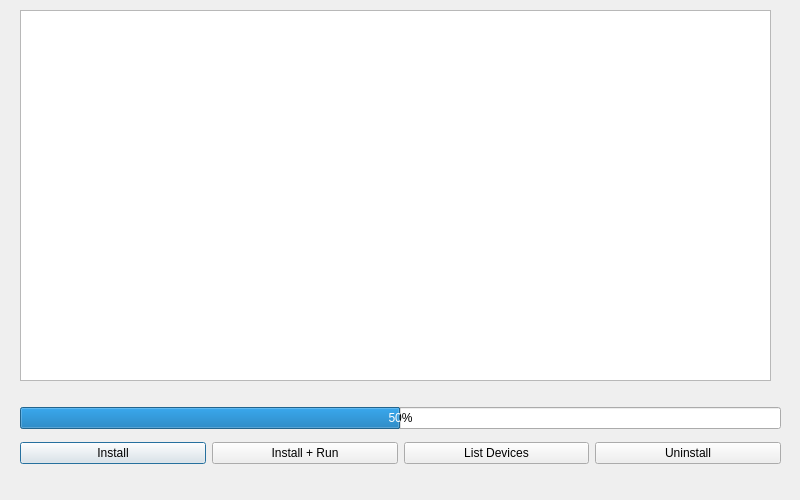
<?xml version="1.0" encoding="UTF-8"?>
<ui version="4.0">
 <class>Dialog</class>
 <widget class="QDialog" name="Dialog">
  <property name="geometry">
   <rect>
    <x>0</x>
    <y>0</y>
    <width>800</width>
    <height>500</height>
   </rect>
  </property>
  <property name="windowTitle">
   <string>Dialog</string>
  </property>
  <widget class="QPlainTextEdit" name="plainTextEdit">
   <property name="geometry">
    <rect>
     <x>20</x>
     <y>10</y>
     <width>751</width>
     <height>371</height>
    </rect>
   </property>
  </widget>
  <widget class="QWidget" name="">
   <property name="geometry">
    <rect>
     <x>20</x>
     <y>400</y>
     <width>761</width>
     <height>71</height>
    </rect>
   </property>
   <layout class="QGridLayout" name="gridLayout">
    <item row="1" column="0">
     <widget class="QPushButton" name="pushButton">
      <property name="text">
       <string>Install</string>
      </property>
     </widget>
    </item>
    <item row="1" column="1">
     <widget class="QPushButton" name="pushButton_2">
      <property name="text">
       <string>Install + Run</string>
      </property>
     </widget>
    </item>
    <item row="1" column="2">
     <widget class="QPushButton" name="pushButton_3">
      <property name="text">
       <string>List Devices</string>
      </property>
     </widget>
    </item>
    <item row="1" column="3">
     <widget class="QPushButton" name="pushButton_4">
      <property name="text">
       <string>Uninstall</string>
      </property>
     </widget>
    </item>
    <item row="0" column="0" colspan="4">
     <widget class="QProgressBar" name="progressBar">
      <property name="value">
       <number>50</number>
      </property>
      <property name="textVisible">
       <bool>true</bool>
      </property>
      <property name="invertedAppearance">
       <bool>false</bool>
      </property>
     </widget>
    </item>
   </layout>
  </widget>
 </widget>
 <resources/>
 <connections/>
</ui>
